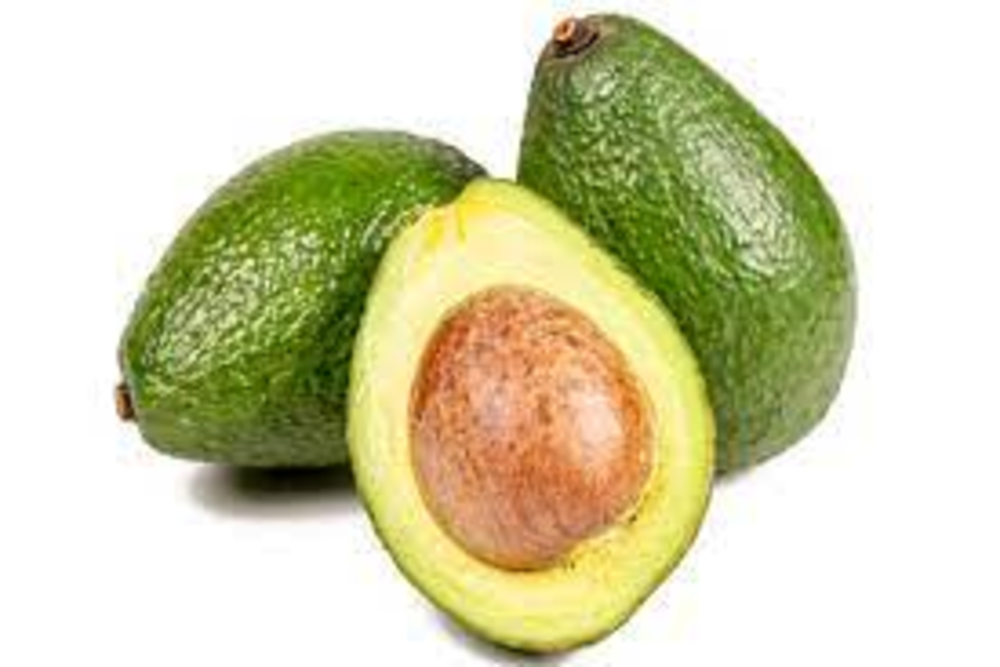
#> input picture supplier-data/images/002.tiff, 3000 x 2000 px (shown at 1/3 size); its folder holds 4 pictures in this run
$ python changeImage.py
#> lines starting #> are read from the running program, lines starting #| are printed output that depends on the picture
import os
from PIL import Image

# Converts the format of images in the 'supplier-data/images/' directory from tiff to jpeg
# Also changes the resolution of the images from '3000 x 2000' to '600 x 400'
# Then deletes the original .tiff formats

def change_image():
    directory = 'supplier-data/images/'

    for image in os.listdir(directory):
        tiff_format = directory + image
        im = Image.open(tiff_format)
#> im is the input picture: PIL image 3000x2000 RGBA; mean R, G, B, A 213.2, 211.7, 177, 255
        im.convert('RGB').resize((600, 400)).save(tiff_format.strip('.tiff') + '.jpeg')
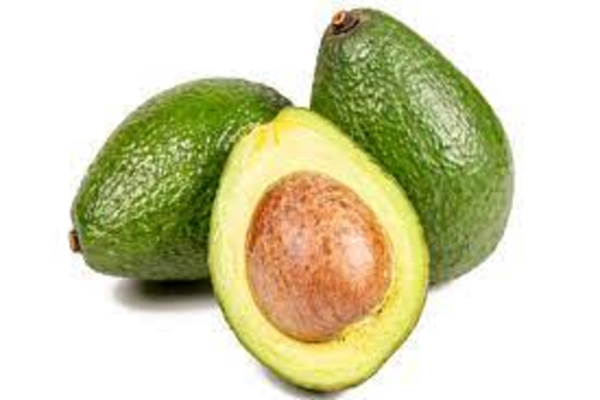
#> saved as 002.jpeg: PIL image 600x400 RGB; mean R, G, B 213.2, 211.7, 177
        os.remove(tiff_format)
#> pass 2 of the loop in change_image, `for image in os.listdir(directory):`:
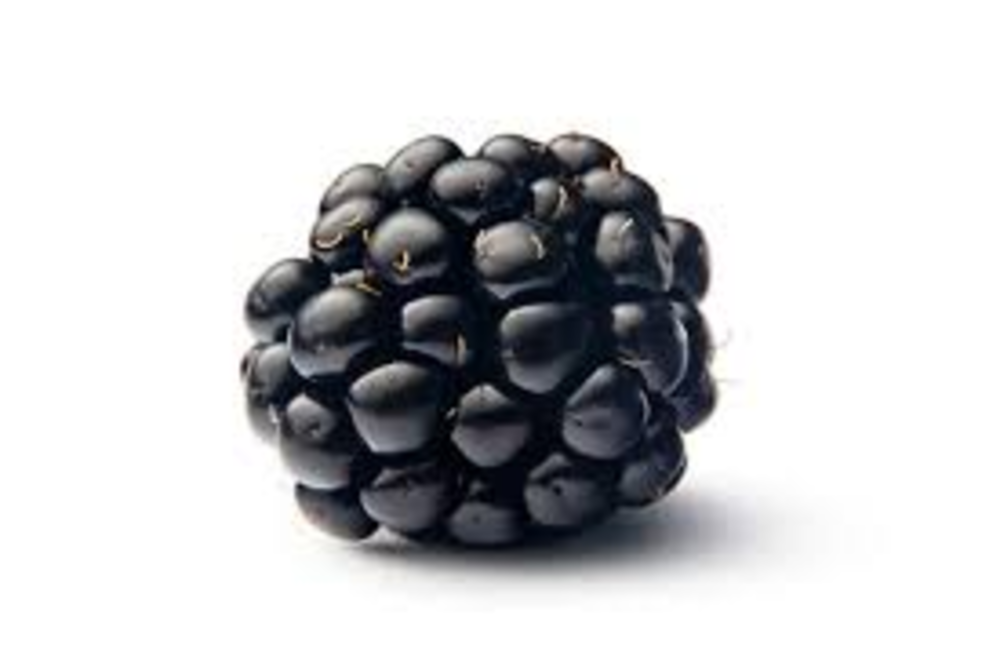
#> input picture supplier-data/images/003.tiff, 3000 x 2000 px (shown at 1/3 size)
#> in change_image, im is the input picture: PIL image 3000x2000 RGBA; mean R, G, B, A 203.8, 204.4, 206.2, 255
#> in change_image, `im.convert('RGB').resize((600, 400)).save(tiff_format.strip('.tiff') +..`:
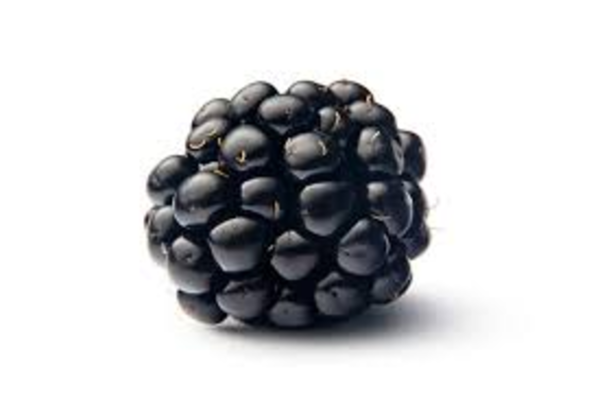
#> saved as 003.jpeg: PIL image 600x400 RGB; mean R, G, B 203.8, 204.4, 206.2
#> pass 3 of the loop in change_image, `for image in os.listdir(directory):`:
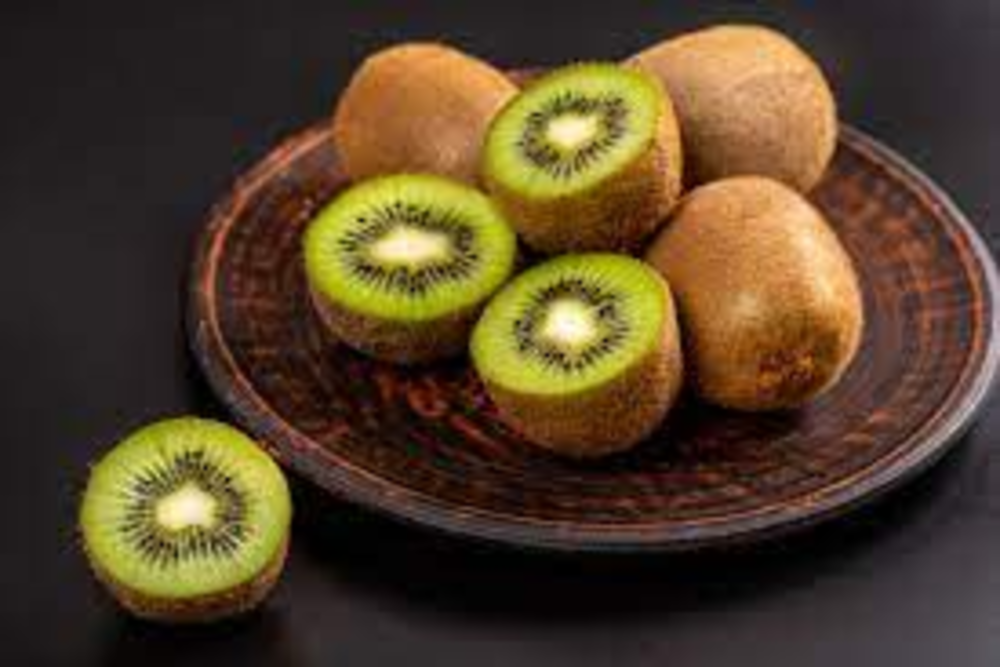
#> input picture supplier-data/images/005.tiff, 3000 x 2000 px (shown at 1/3 size)
#> in change_image, im is the input picture: PIL image 3000x2000 RGBA; mean R, G, B, A 83.8, 65.1, 41.1, 255
#> in change_image, `im.convert('RGB').resize((600, 400)).save(tiff_format.strip('.tiff') +..`:
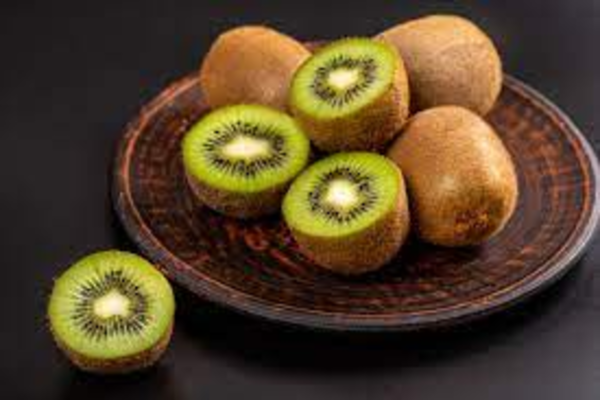
#> saved as 005.jpeg: PIL image 600x400 RGB; mean R, G, B 83.8, 65.1, 41.1
#> the loop made 4 passes; the first 3 are shown


change_image()
